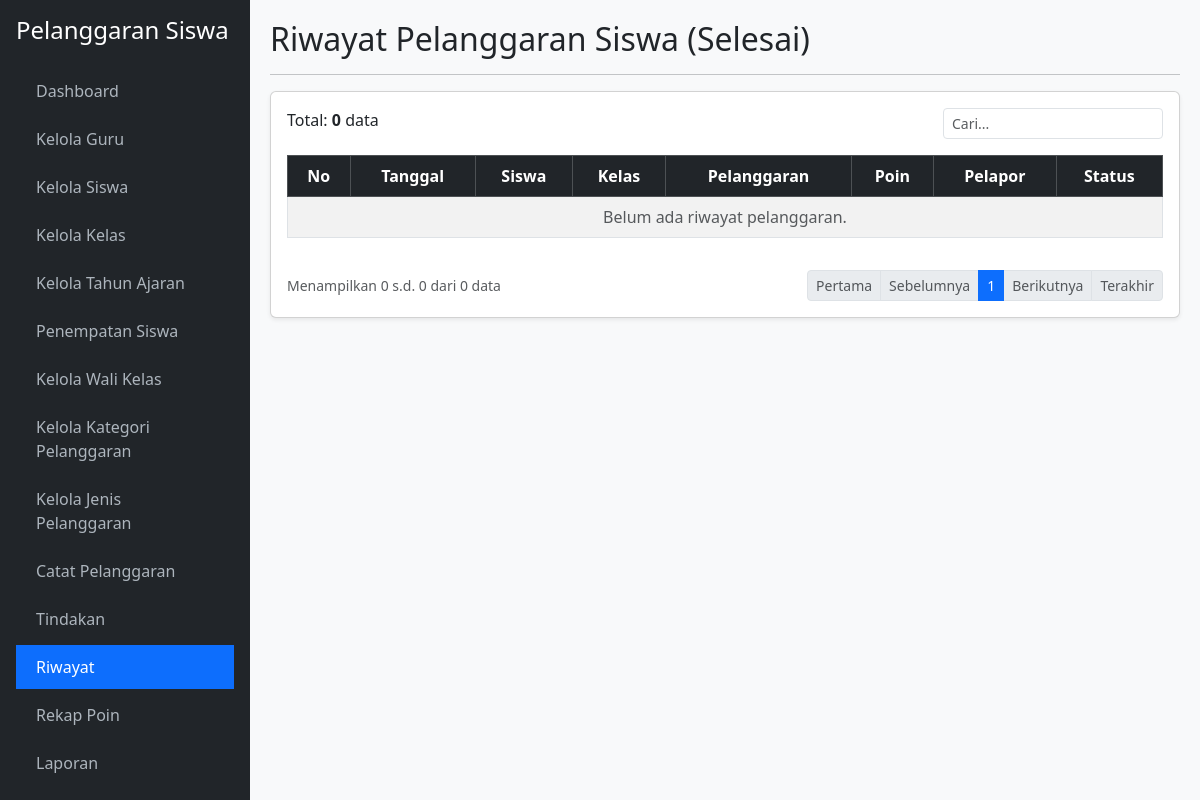
The page /riwayat.php (signed in) on the database as committed earlier.
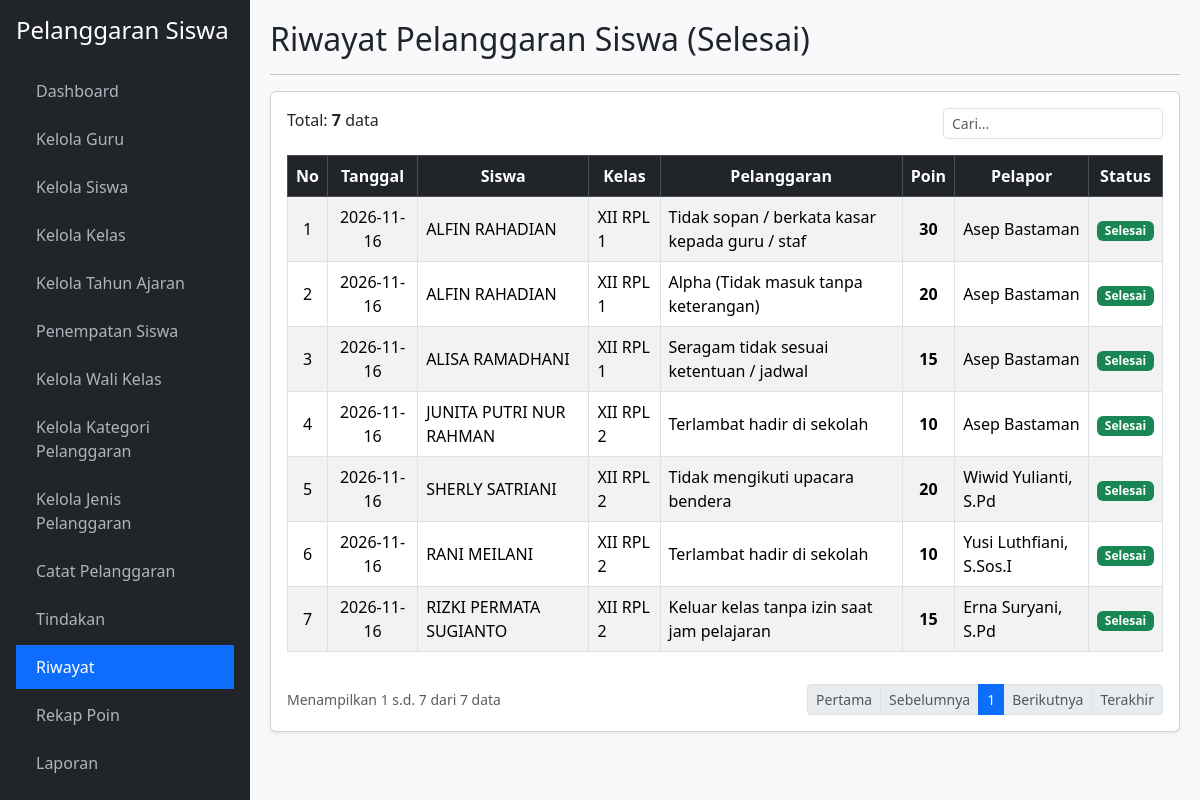
The same page on the database as committed later.
### tables this page shows
CREATE TABLE `t_pelanggaran_siswa` (
  `id` int(11) NOT NULL,
  `tahun_ajaran_id` int(11) NOT NULL,
  `siswa_id` int(11) NOT NULL,
  `nama_siswa` varchar(150) DEFAULT NULL,
  `kelas_id` int(11) NOT NULL,
  `nama_kelas` varchar(100) DEFAULT NULL,
  `pelanggaran_id` int(11) NOT NULL,
  `nama_pelanggaran` varchar(150) DEFAULT NULL,
  `pelanggaran_kategori_id` int(11) NOT NULL,
  `guru_id` int(11) NOT NULL,
  `nama_guru` varchar(150) DEFAULT NULL,
  `tanggal` date NOT NULL,
  `keterangan` text DEFAULT NULL,
  `poin` int(11) DEFAULT NULL,
  `tindakan` text DEFAULT NULL,
  `status` varchar(30) DEFAULT NULL,
  `created_at` timestamp NULL DEFAULT NULL,
  `updated_at` timestamp NULL DEFAULT NULL
);

### riwayat.php (the view, shortened to what the changed rows need)
<?php
require_once 'koneksi.php';
$limit = 10;
$h = max(1, (int)($_GET['halaman'] ?? 1));
$offset = ($h - 1) * $limit;
$cari = mysqli_real_escape_string($koneksi, $_GET['cari'] ?? '');
$where_arr = ["status = 'Selesai'"];
$where = "WHERE " . implode(' AND ', $where_arr);
$total = mysqli_num_rows(mysqli_query($koneksi, "SELECT 1 FROM t_pelanggaran_siswa $where"));
$pages = ceil($total / $limit) ?: 1;
$data = mysqli_query($koneksi, "SELECT * FROM t_pelanggaran_siswa $where ORDER BY nama_kelas ASC, tanggal DESC LIMIT $offset, $limit");
$no = $offset + 1;
?>
<!DOCTYPE html>
<html lang="id">
<head>
    <link href="https://cdn.jsdelivr.net/npm/bootstrap@5.3.2/dist/css/bootstrap.min.css" rel="stylesheet">
</head>
<body>
    <div class="main-content">
        <h2>Riwayat Pelanggaran Siswa (Selesai)</h2>
        <div class="card shadow-sm"><div class="card-body">
            <div class="row mb-3 justify-content-between">
                <div class="col-auto">Total: <b><?= $total; ?></b> data</div>
            </div>
            <div class="table-responsive">
                <table class="table table-bordered table-striped align-middle">
                    <thead class="table-dark text-center">
                        <tr><th>No</th><th>Tanggal</th><th>Siswa</th><th>Kelas</th><th>Pelanggaran</th><th>Poin</th><th>Pelapor</th><th>Status</th></tr>
                    </thead>
                    <tbody>
                        <?php while($r = mysqli_fetch_assoc($data)): ?>
                        <tr>
                            <td class="text-center"><?= $no++; ?></td>
                            <td class="text-center"><?= htmlspecialchars($r['tanggal']); ?></td>
                            <td><?= htmlspecialchars($r['nama_siswa']); ?></td>
                            <td><?= htmlspecialchars($r['nama_kelas']); ?></td>
                            <td><?= htmlspecialchars($r['nama_pelanggaran']); ?></td>
                            <td class="text-center"><strong><?= htmlspecialchars($r['poin']); ?></strong></td>
                            <td><?= htmlspecialchars($r['nama_guru']); ?></td>
                            <td class="text-center"><span class="badge bg-success">Selesai</span></td>
                        </tr>
                        <?php endwhile; if(!$total): ?>
                        <tr><td colspan="8" class="text-center text-muted">Belum ada riwayat pelanggaran.</td></tr>
                        <?php endif; ?>
                    </tbody>
                </table>
            </div>
            <div class="d-flex justify-content-between align-items-center mt-3">
                <small class="text-muted">Menampilkan <?= $total ? $offset + 1 : 0; ?> s.d. <?= min($offset + $limit, $total); ?> dari <?= $total; ?> data</small>
                <ul class="pagination pagination-sm mb-0">
                    <li class="page-item <?= $h <= 1 ? 'disabled' : ''; ?>"><a class="page-link" href="?halaman=1&cari=<?= $cari; ?>">Pertama</a></li>
                    <li class="page-item <?= $h <= 1 ? 'disabled' : ''; ?>"><a class="page-link" href="?halaman=<?= $h-1; ?>&cari=<?= $cari; ?>">Sebelumnya</a></li>
                    <?php for($i=1; $i<=$pages; $i++): ?>
                        <li class="page-item <?= $h == $i ? 'active' : ''; ?>"><a class="page-link" href="?halaman=<?= $i; ?>&cari=<?= $cari; ?>"><?= $i; ?></a></li>
                    <?php endfor; ?>
                    <li class="page-item <?= $h >= $pages ? 'disabled' : ''; ?>"><a class="page-link" href="?halaman=<?= $h+1; ?>&cari=<?= $cari; ?>">Berikutnya</a></li>
                    <li class="page-item <?= $h >= $pages ? 'disabled' : ''; ?>"><a class="page-link" href="?halaman=<?= $pages; ?>&cari=<?= $cari; ?>">Terakhir</a></li>
                </ul>
            </div>
        </div></div>
    </div>
</body>
</html>

Rows that differ between the two databases and show on the page:
added t_pelanggaran_siswa: tanggal "2026-11-16", nama_siswa "ALFIN RAHADIAN", nama_kelas "XII RPL 1", nama_pelanggaran "Tidak sopan / berkata kasar kepada guru / staf", poin "30", nama_guru "Asep Bastaman"
added t_pelanggaran_siswa: tanggal "2026-11-16", nama_siswa "ALFIN RAHADIAN", nama_kelas "XII RPL 1", nama_pelanggaran "Alpha (Tidak masuk tanpa keterangan)", poin "20", nama_guru "Asep Bastaman"
added t_pelanggaran_siswa: tanggal "2026-11-16", nama_siswa "ALISA RAMADHANI", nama_kelas "XII RPL 1", nama_pelanggaran "Seragam tidak sesuai ketentuan / jadwal", poin "15", nama_guru "Asep Bastaman"
now on this page (row edited): t_pelanggaran_siswa: tanggal "2026-11-16", nama_siswa "JUNITA PUTRI NUR RAHMAN", nama_kelas "XII RPL 2", nama_pelanggaran "Terlambat hadir di sekolah", poin "10", nama_guru "Asep Bastaman"
added t_pelanggaran_siswa: tanggal "2026-11-16", nama_siswa "SHERLY SATRIANI", nama_kelas "XII RPL 2", nama_pelanggaran "Tidak mengikuti upacara bendera", poin "20", nama_guru "Wiwid Yulianti, S.Pd"
added t_pelanggaran_siswa: tanggal "2026-11-16", nama_siswa "RANI MEILANI", nama_kelas "XII RPL 2", nama_pelanggaran "Terlambat hadir di sekolah", poin "10", nama_guru "Yusi Luthfiani, S.Sos.I"
added t_pelanggaran_siswa: tanggal "2026-11-16", nama_siswa "RIZKI PERMATA SUGIANTO", nama_kelas "XII RPL 2", nama_pelanggaran "Keluar kelas tanpa izin saat jam pelajaran", poin "15", nama_guru "Erna Suryani, S.Pd"
Other text that changed with them:
$total: "0" → "7"
$offset + 1: (not shown) → "1"
min($offset + $limit, $total): "0" → "7"
text no longer shown: "Belum ada riwayat pelanggaran. 0"
